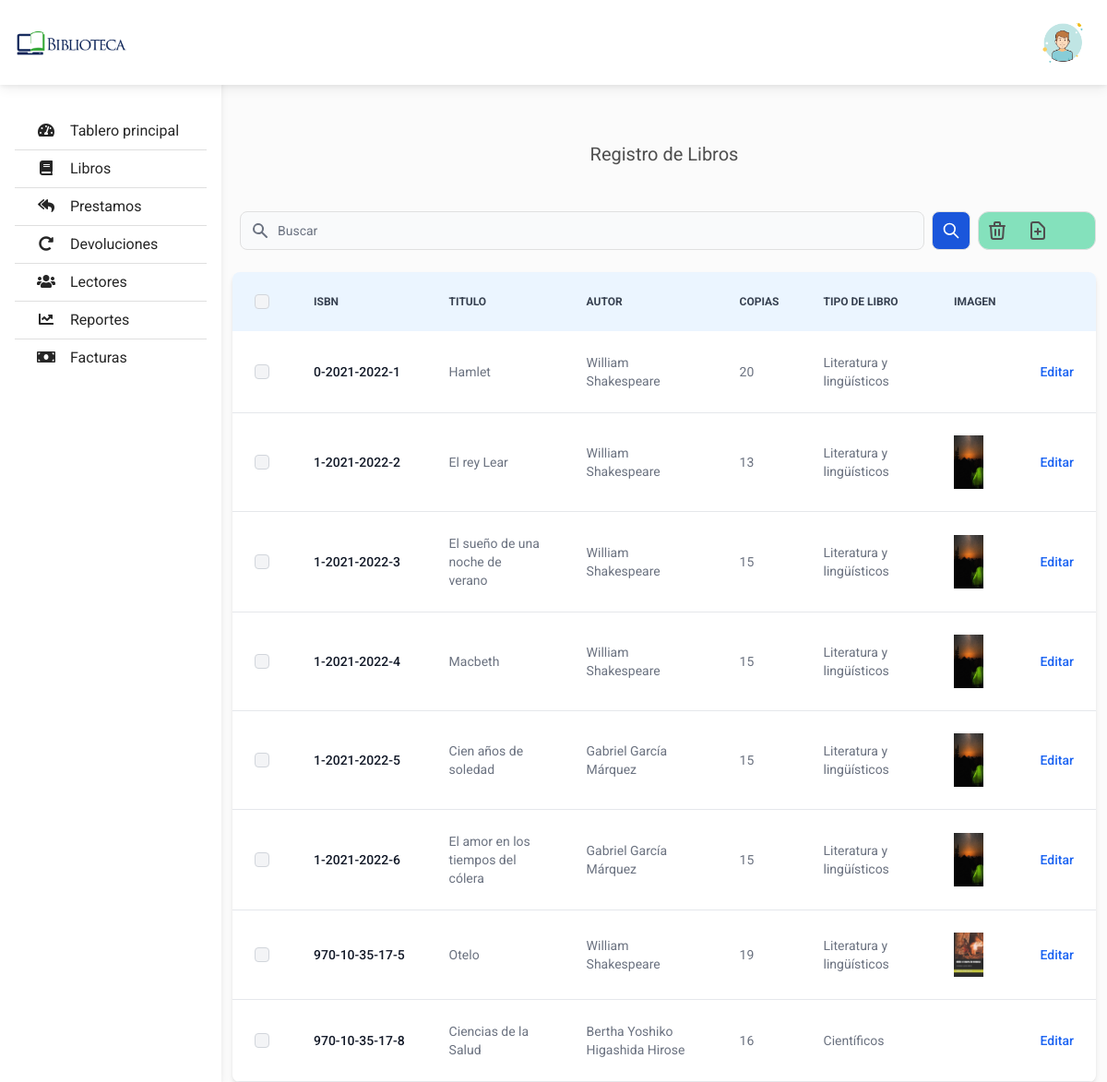
The page /php/view/books/index.php on the database as committed earlier.
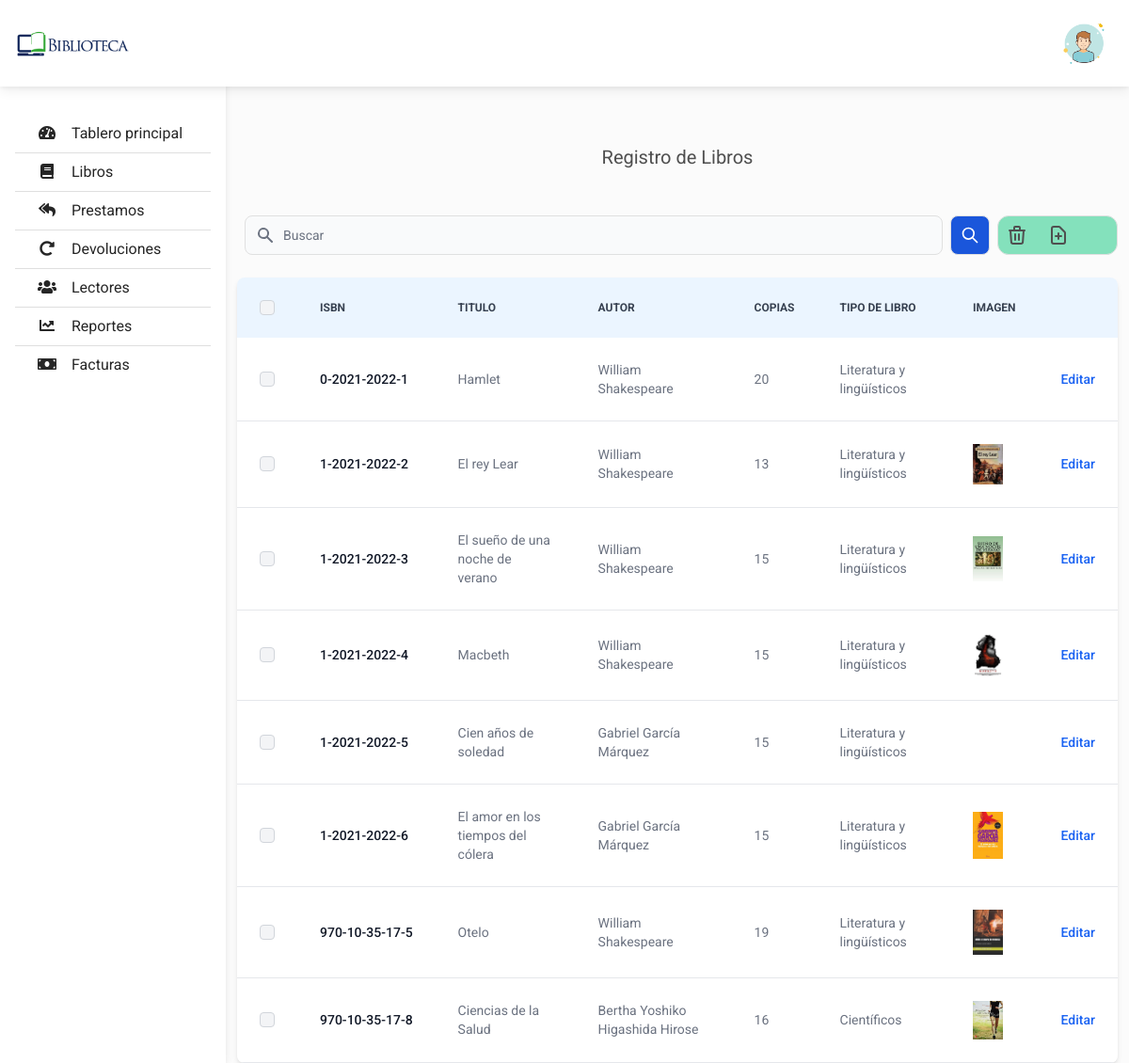
The same page on the database as committed later.
### tables this page shows
CREATE TABLE `libro` (
  `id` int(11) NOT NULL,
  `isbn` varchar(18) NOT NULL,
  `titulo` varchar(50) NOT NULL,
  `idAutor` int(11) NOT NULL,
  `tipoLibro` tinyint(3) NOT NULL,
  `codigoBbliotecario` int(11) NOT NULL,
  `estado` tinyint(1) NOT NULL DEFAULT 1,
  `image` varchar(100) DEFAULT NULL,
  `fechaRegistro` datetime NOT NULL DEFAULT current_timestamp()
);

### php/view/books/index.php (called while the page is built, shortened)
<?php
require_once('../../components/head.php');
require_once('../../traits/Database.php');
require_once('../../classes/Books.php');
require_once('tabla.php');
?>

### php/classes/Books.php (called while the page is built, shortened)
<?php
class Books extends Crud
{
    function Select($sql)
    {
        $query = $this->pdo()->prepare($sql);
        $query->execute();
        return $query->fetchAll(PDO::FETCH_OBJ);
    }
}
$book = new Books();

### php/traits/Database.php (called while the page is built)
<?php
trait Database
{
    protected function pdo()
    {
        $host = "mysql:host=localhost;dbname=bd-biblioteca";
        $username = "root";
        $password = "";
        $option = [PDO::ATTR_ERRMODE => PDO::ERRMODE_WARNING];
        try {
            $pdo = new PDO($host, $username, $password, $option);
            if ($pdo instanceof PDO) {
                return $pdo;
            } else {
                throw new Exception(message: "Database not found");
            }
        } catch (PDOException $e) {
            die($e->getMessage());
        }
    }
}

### php/view/books/tabla.php (the view, shortened to what this page needs)
<p class="text-center text-xl py-4">Registro de Libros</p>
<div class="flex justify-between py-4">
    <div class="order-last">
        <div class="w-32 rounded-xl bg-green-300 bg-gradient-to-r dark:bg-gray-900 border border-gray-200 dark:border-gray-700 p-2 sm:p-6">
            <div class="flex space-x-5">
                <a href="/biblioteca/book.php">
                    <svg class="w-6 h-6" fill="none" stroke="currentColor" viewBox="0 0 24 24" xmlns="http://www.w3.org/2000/svg">
                        <path stroke-linecap="round" stroke-linejoin="round" stroke-width="2" d="M9 13h6m-3-3v6m5 5H7a2 2 0 01-2-2V5a2 2 0 012-2h5.586a1 1 0 01.707.293l5.414 5.414a1 1 0 01.293.707V19a2 2 0 01-2 2z"></path>
                    </svg>
                </a>
            </div>
        </div>
    </div>
    <div class="w-full px-2">
        <?php require_once('../../components/buscar.php'); ?>
    </div>
</div>
<div class="relative overflow-x-auto shadow-md sm:rounded-lg">
    <table class="w-full text-sm text-left text-gray-500 dark:text-gray-400">
        <thead class="text-xs text-gray-700 uppercase bg-blue-50 dark:bg-gray-700 dark:text-gray-400">
            <tr>
                <th scope="col" class="p-4">
                    <div class="flex items-center">
                        <input id="checkbox-all" type="checkbox" class="w-4 h-4 text-blue-600 bg-gray-100 border-gray-300 rounded focus:ring-blue-500 dark:focus:ring-blue-600 dark:ring-offset-gray-800 focus:ring-2 dark:bg-gray-700 dark:border-gray-600">
                    </div>
                </th>
                <th scope="col" class="px-6 py-3">ISBN</th>
                <th scope="col" class="px-6 py-3">Titulo</th>
                <th scope="col" class="px-6 py-3">Autor</th>
                <th scope="col" class="px-6 py-3">Copias</th>
                <th scope="col" class="px-6 py-3">Tipo de Libro</th>
                <th scope="col" class="px-6 py-3">imagen</th>
                <th scope="col" class="px-6 py-3">
                </th>
            </tr>
        </thead>
        <tbody>
            <?php
            $sql = "SELECT * FROM `v_libros`;";
            $columnaLibro = $book->Select($sql);
            foreach ($columnaLibro as  $dato) {
            ?>
                <tr class="bg-white border-b dark:bg-gray-800 dark:border-gray-700 hover:bg-gray-50 dark:hover:bg-gray-600">
                    <td class="w-4 p-4">
                        <div class="flex items-center">
                            <input id="checkbox-table-1" value="<?php echo $dato->isbn; ?>" type="checkbox" class="w-4 h-4 text-blue-600 bg-gray-100 border-gray-300 rounded focus:ring-blue-500 dark:focus:ring-blue-600 dark:ring-offset-gray-800 focus:ring-2 dark:bg-gray-700 dark:border-gray-600">
                        </div>
                    </td>
                    <th scope="row" class="px-6 py-4 font-medium text-gray-900 dark:text-white whitespace-nowrap">
                        <?php echo $dato->isbn; ?>
                    </th>
                    <td class="px-6 py-4">
                        <?php echo $dato->titulo; ?>
                    </td>
                    <td class="px-6 py-4">
                        <?php echo $dato->Autor; ?>
                    </td>
                    <td class="px-6 py-4">
                        <?php echo $dato->copias; ?>
                    </td>
                    <td class="px-6 py-4">
                        <?php echo $dato->{'Tipo de Libro'}; ?>
                    </td>
                    <td class="px-6 py-4">
                        <img src="/biblioteca/php/public/images/books/<?= $dato->image; ?>" alt="" class="w-8">
                    </td>
                    <td class="px-6 py-4 text-right">
                        <a href="/biblioteca/book.php?id=<?= $dato->{'id libro'}; ?>" name="editar" class="font-medium text-blue-600 dark:text-blue-500 hover:underline" data-modal-toggle="editbook-modall">Editar</a>
                    </td>
                </tr>
            <?php
            }
            ?>
        </tbody>
    </table>
</div>

### php/components/head.php (shortened to what this page needs)
<!DOCTYPE html>
<html lang="es">
<head>
    <link rel="stylesheet" href="https://use.fontawesome.com/releases/v5.11.2/css/all.css" />
    <link rel="stylesheet" href="/biblioteca/assets/css/bootstrap.min.css" />
    <link rel="stylesheet" href="/biblioteca/assets/css/app.css">
    <link rel="stylesheet" href="/biblioteca/assets/css/style.css" />
</head>
<body>
    <?php require_once('menu.php'); ?>
    <main style="margin-top: 105px">
        <div class="container pt-4">

### php/components/menu.php
<header>
    <?php require_once('sidebar.php'); ?>
    <?php require_once('navbar.php'); ?>
</header>

### php/components/sidebar.php
<nav id="sidebarMenu" class="collapse d-lg-block sidebar collapse bg-white">
    <div class="position-sticky" style="margin-top: 4rem;">
        <div class="list-group list-group-flush mx-3 mt-4">
            <a href="/biblioteca/" class="list-group-item list-group-item-action py-2 ripple" aria-current="true">
                <i class="fas fa-tachometer-alt fa-fw me-3"></i><span>Tablero principal</span>
            </a>
            <a href="/biblioteca/php/view/books/index.php" class="list-group-item list-group-item-action py-2 ripple">
                <i class="fas fa-book fa-fw me-3"></i><span>Libros</span>
            </a>
            <a href="/biblioteca/prestamos.php" class="list-group-item list-group-item-action py-2 ripple"><i class="fas fa-reply-all fa-fw me-3"></i><span>Prestamos</span></a>
            <a href="/biblioteca/devoluciones.php" class="list-group-item list-group-item-action py-2 ripple"><i class="fas fa-redo-alt fa-fw me-3"></i><span>Devoluciones</span></a>
            <a href="/biblioteca/lectores.php" class="list-group-item list-group-item-action py-2 ripple"><i class="fas fa-users fa-fw me-3"></i><span>Lectores</span></a>
            <a href="#" class="list-group-item list-group-item-action py-2 ripple"><i class="fas fa-chart-line fa-fw me-3"></i><span>Reportes</span></a>
            <a href="#" class="list-group-item list-group-item-action py-2 ripple"><i class="fas fa-money-bill fa-fw me-3"></i><span>Facturas</span></a>
        </div>
    </div>
</nav>

### php/components/navbar.php (shortened to what this page needs)
<nav id="main-navbar" class="navbar navbar-expand-lg navbar-light bg-white fixed-top">
    <div class="container-fluid">
        <a class="navbar-brand" href="/biblioteca">
            <img src="/biblioteca/assets/image/logo.jpg" height="35" width="130" alt="" loading="lazy" />
        </a>
        <ul class="navbar-nav ms-auto d-flex flex-row">
            <li class="nav-item dropdown">
                <a class="nav-link dropdown-toggle hidden-arrow d-flex align-items-center" href="#" id="navbarDropdownMenuLink" role="button" data-mdb-toggle="dropdown" aria-expanded="false">
                    <img src="/biblioteca/assets/image/icon-usuario.png" class="rounded-circle" width="55" height="35" alt="Usuario" loading="lazy" />
                </a>
            </li>
        </ul>
    </div>
</nav>

### php/components/buscar.php (shortened to what this page needs)
<form class="flex items-center">
    <div class="relative w-full">
        <div class="flex absolute inset-y-0 left-0 items-center pl-3 pointer-events-none">
        </div>
        <input type="search" id="simple-search" class="bg-gray-50 border border-gray-300 text-gray-900 text-sm rounded-lg focus:ring-blue-500 focus:border-blue-500 block w-full pl-10 p-2.5  dark:bg-gray-700 dark:border-gray-600 dark:placeholder-gray-400 dark:text-white dark:focus:ring-blue-500 dark:focus:border-blue-500" placeholder="Buscar" required>
    </div>
    <button type="submit" class="p-2.5 ml-2 text-sm font-medium text-white bg-blue-700 rounded-lg border border-blue-700 hover:bg-blue-800 focus:ring-4 focus:outline-none focus:ring-blue-300 dark:bg-blue-600 dark:hover:bg-blue-700 dark:focus:ring-blue-800"><svg class="w-5 h-5" fill="none" stroke="currentColor" viewBox="0 0 24 24" xmlns="http://www.w3.org/2000/svg">
            <path stroke-linecap="round" stroke-linejoin="round" stroke-width="2" d="M21 21l-6-6m2-5a7 7 0 11-14 0 7 7 0 0114 0z"></path>
        </svg>
    </button>
</form>

### assets/css/style.css (style rules this page uses)
body { background-color: #fbfbfb; }
@media (min-width: 991.98px) { main { padding-left: 240px; } }
.sidebar { position: fixed; top: 0; bottom: 0; left: 0; padding: 58px 0 0; box-shadow: 0 2px 5px 0 rgb(0 0 0 / 5%), 0 2px 10px 0 rgb(0 0 0 / 5%); width: 240px; z-index: 600; }

Rows that differ between the two databases and show on the page:
changed libro "El rey Lear": image: picture added in place of a placeholder
changed libro "El sueño de una noche de verano": image: picture added in place of a placeholder
changed libro "Macbeth": image: picture added in place of a placeholder
changed libro "Cien años de soledad": image: picture removed
changed libro "El amor en los tiempos del cólera": image: picture added in place of a placeholder
changed libro "Ciencias de la Salud": image: picture added
